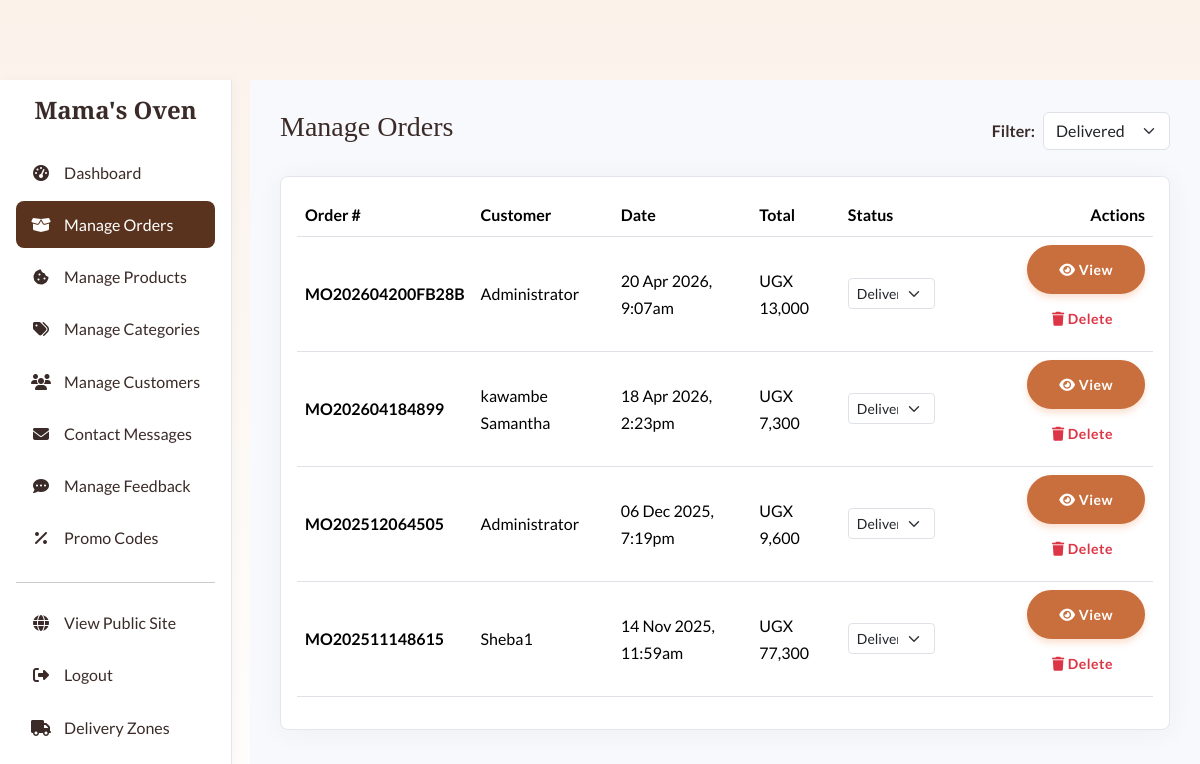
Screenshot of /admin/orders.php?filter=delivered (signed in) with the database file from the repository.
### tables this page shows
CREATE TABLE `orders` (
  `id` int(11) NOT NULL AUTO_INCREMENT,
  `user_id` int(11) NOT NULL,
  `order_number` varchar(32) NOT NULL,
  `total_amount` decimal(10,2) NOT NULL,
  `status` varchar(20) NOT NULL DEFAULT 'pending',
  `delivery_address` varchar(255) NOT NULL,
  `delivery_phone` varchar(30) NOT NULL,
  `special_instructions` varchar(255) DEFAULT NULL,
  `cancellation_reason` varchar(255) DEFAULT NULL,
  `cancelled_by` varchar(50) DEFAULT NULL,
  `cancelled_at` timestamp NULL DEFAULT NULL,
  `created_at` timestamp NULL DEFAULT current_timestamp(),
  `updated_at` timestamp NULL DEFAULT current_timestamp() ON UPDATE current_timestamp(),
  `paid_at` timestamp NULL DEFAULT NULL,
  `promo_code_id` int(11) DEFAULT NULL,
  `discount_amount` decimal(10,2) DEFAULT 0.00,
  `review_reminder_sent` tinyint(1) DEFAULT 0,
  PRIMARY KEY (`id`),
  UNIQUE KEY `order_number` (`order_number`),
  KEY `user_id` (`user_id`),
  KEY `idx_orders_status` (`status`),
  KEY `idx_orders_user_status` (`user_id`,`status`),
  KEY `orders_ibfk_promo_code` (`promo_code_id`),
  CONSTRAINT `orders_ibfk_1` FOREIGN KEY (`user_id`) REFERENCES `users` (`id`) ON DELETE CASCADE,
  CONSTRAINT `orders_ibfk_promo_code` FOREIGN KEY (`promo_code_id`) REFERENCES `promo_codes` (`id`) ON DELETE SET NULL
);

CREATE TABLE `users` (
  `id` int(11) NOT NULL AUTO_INCREMENT,
  `username` varchar(50) NOT NULL,
  `email` varchar(100) NOT NULL,
  `password` varchar(255) NOT NULL,
  `full_name` varchar(100) NOT NULL,
  `phone` varchar(30) NOT NULL DEFAULT '',
  `address` varchar(255) DEFAULT NULL,
  `role` enum('admin','customer') NOT NULL DEFAULT 'customer',
  `created_at` timestamp NULL DEFAULT current_timestamp(),
  `verification_code` varchar(10) DEFAULT NULL,
  `is_verified` tinyint(1) DEFAULT 0,
  PRIMARY KEY (`id`),
  UNIQUE KEY `username` (`username`),
  UNIQUE KEY `email` (`email`)
);

### admin/orders.php (the view, shortened to what this page needs)
<?php
require_once __DIR__ . '/includes/header.php';
$status_filter = $_GET['filter'] ?? 'all';
$sql = "SELECT o.id, o.order_number, o.total_amount, o.status, o.created_at, u.full_name
        FROM orders o
        JOIN users u ON o.user_id = u.id";
if (!empty($status_filter) && $status_filter !== 'all') {
    $sql .= " WHERE LOWER(o.status) = :status";
}
$sql .= " ORDER BY o.created_at DESC";
try {
    $stmt = $pdo->prepare($sql);
    if (!empty($status_filter) && $status_filter !== 'all') {
        $status_filter_param = strtolower($status_filter);
        $stmt->bindParam(':status', $status_filter_param, PDO::PARAM_STR);
    }
    $stmt->execute();
    $orders = $stmt->fetchAll();
} catch (PDOException $e) {
    $error_message = "Could not fetch orders: " . $e->getMessage();
    $orders = [];
}
?>
<div class="d-flex justify-content-between align-items-center mb-4">
    <h1 class="h3">Manage Orders</h1>
    <form method="GET" class="d-flex align-items-center">
        <label for="status-filter" class="form-label me-2 mb-0">Filter:</label>
        <select class="form-select w-auto" id="status-filter" name="filter" onchange="this.form.submit()">
            <option value="delivered" <?php echo ($status_filter === 'delivered') ? 'selected' : ''; ?>>Delivered</option>
        </select>
    </form>
</div>
<div class="card shadow">
    <div class="card-body">
        <div class="table-responsive">
            <table class="table table-hover align-middle">
                <thead>
                    <tr>
                        <th>Order #</th>
                        <th>Customer</th>
                        <th>Date</th>
                        <th>Total</th>
                        <th>Status</th>
                        <th class="text-end">Actions</th>
                    </tr>
                </thead>
                <tbody>
                    <?php if (empty($orders)): ?>
                        <tr><td colspan="6" class="text-center">No orders found matching this filter.</td></tr>
                    <?php else: ?>
                        <?php foreach ($orders as $order): ?>
                            <tr>
                                <td><strong><?php echo htmlspecialchars($order['order_number']); ?></strong></td>
                                <td><?php echo htmlspecialchars($order['full_name']); ?></td>
                                <td><?php echo date('d M Y, g:ia', strtotime($order['created_at'])); ?></td>
                                <td>UGX <?php echo number_format($order['total_amount']); ?></td>
                                <td>
                                    <form method="POST" class="d-inline-flex">
                                        <select name="status" class="form-select form-select-sm" onchange="this.form.submit()">
                                            <option value="delivered" <?php echo ($order['status'] === 'delivered') ? 'selected' : ''; ?>>Delivered</option>
                                        </select>
                                    </form>
                                </td>
                                <td class="text-end">
                                    <a href="order_details.php?id=<?php echo $order['id']; ?>" class="btn btn-sm btn-primary">
                                        <i class="fas fa-eye"></i> View
                                    </a>
                                    <form method="POST" class="d-inline" onsubmit="return confirm('Delete this order permanently?');">
                                        <button type="submit" class="btn btn-sm btn-outline-danger">
                                            <i class="fas fa-trash"></i> Delete
                                        </button>
                                    </form>
                                </td>
                            </tr>
                        <?php endforeach; ?>
                    <?php endif; ?>
                </tbody>
            </table>
        </div>
    </div>
</div>
<?php require_once __DIR__ . '/includes/footer.php'; ?>

### assets/css/style.css (style rules this page uses)
:root { --font-heading: 'Playfair Display', serif; --font-body: 'Lato', sans-serif; --color-primary: #5A331F; --color-secondary: #F5D1B1; --color-background: #FBF2EA; --color-text: #3A2B28; --color-text-light: #867670; --color-accent: #F39C6A; --color-white: #FFFFFF; --color-border: #EAD6C4; --color-success: #5D9C59; --color-danger: #DF2E38; }
body { font-family: var(--font-body); color: var(--color-text); background-color: var(--color-background); padding-top: 80px; line-height: 1.7; }
h1, h2, h3, h4, h5, h6 { font-family: var(--font-heading); font-weight: 700; color: var(--color-text); }
a { color: var(--color-primary); text-decoration: none; transition: color 0.3s ease; }
.btn { font-weight: 700; padding: 12px 30px; border-radius: 50px; border: 2px solid transparent; transition: all 0.3s ease; letter-spacing: 0.5px; }
.btn-primary { background-color: var(--color-primary); border-color: var(--color-primary); color: var(--color-white); }
.form-label { font-weight: 700; color: var(--color-text); margin-bottom: 8px; }
.card.shadow { border: none; border-radius: 15px; box-shadow: 0 10px 40px rgba(0,0,0,0.08) !important; }
.btn-primary { background-color: #F39C6A; border-color: #F39C6A; box-shadow: 0 4px 6px rgba(243, 156, 106, 0.3); }
body { background: linear-gradient(to bottom, #FBF2EA 0%, #FFFFFF 100%); min-height: 100vh; }
.admin-main-content .card { border: 1px solid #e3e6f0; border-radius: 0.5rem; box-shadow: 0 0.15rem 1.75rem 0 rgba(58, 59, 69, 0.05) !important; }
.btn-primary { background-color: #c96f3d; border-color: #c96f3d; color: #fff; }

### rows the page displays
orders: order_number "MO202604200FB28B", user.full_name "Administrator", created_at "20 Apr 2026, 9:07am", total_amount "13,000", status "Delivered"
orders: order_number "MO202604184899", user.full_name "kawambe Samantha", created_at "18 Apr 2026, 2:23pm", total_amount "7,300", status "Delivered"
orders: order_number "MO202512064505", user.full_name "Administrator", created_at "06 Dec 2025, 7:19pm", total_amount "9,600", status "Delivered"
orders: order_number "MO202511148615", user.full_name "Sheba1", created_at "14 Nov 2025, 11:59am", total_amount "77,300", status "Delivered"

### other values shown
SITE_NAME "Mama's Oven"
